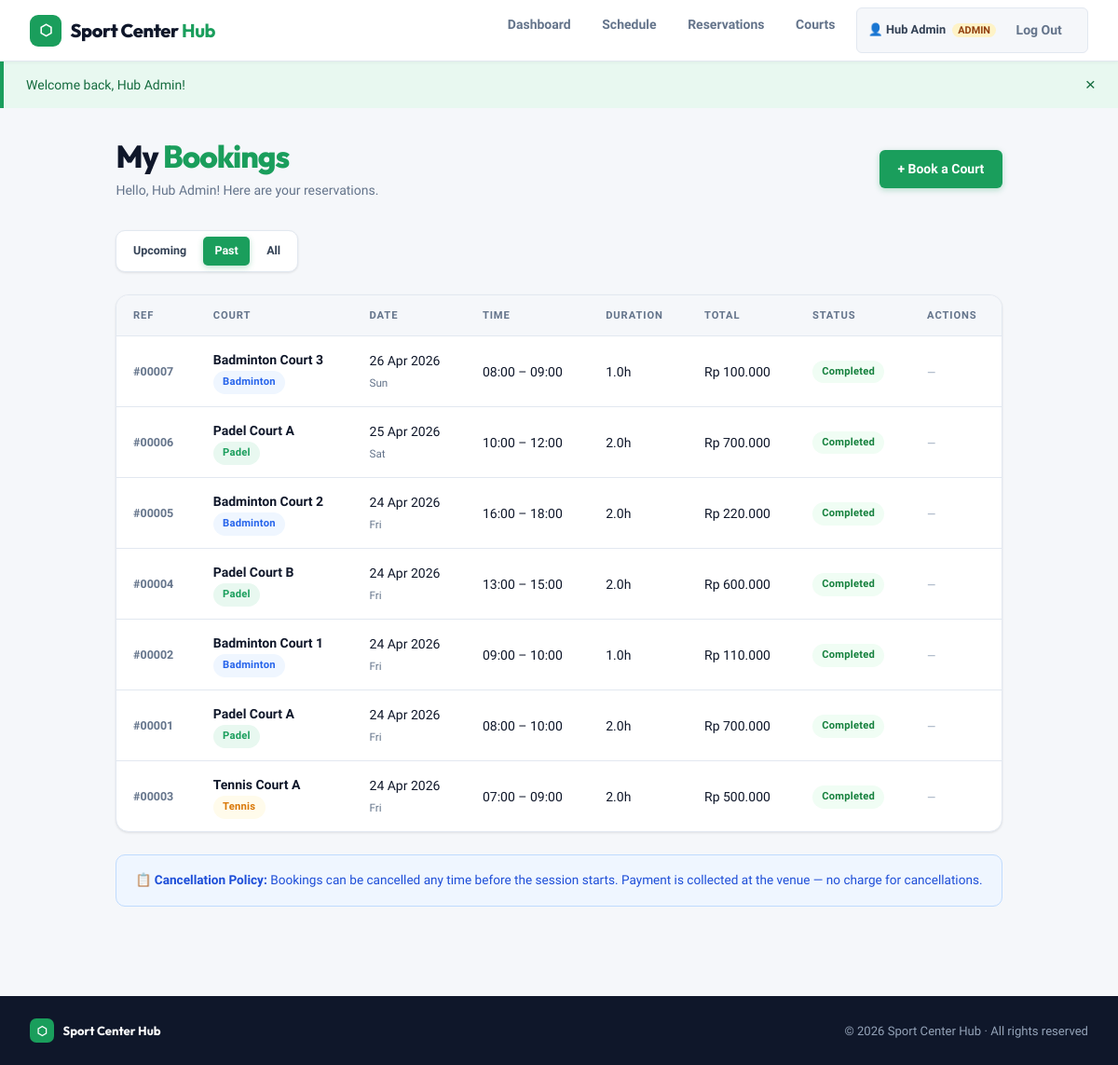
Page /my_bookings.php?filter=past (signed in) on the committed database.
### tables this page shows
CREATE TABLE IF NOT EXISTS reservations (
  id             INT AUTO_INCREMENT PRIMARY KEY,
  court_id       INT NOT NULL,
  user_id        INT NULL,
  renter_name    VARCHAR(150) NOT NULL,
  renter_phone   VARCHAR(20),
  booking_date   DATE NOT NULL,
  start_time     TIME NOT NULL,
  end_time       TIME NOT NULL,
  total_price    DECIMAL(12,2),
  status         ENUM('confirmed','cancelled') DEFAULT 'confirmed',
  notes          TEXT,
  created_at     TIMESTAMP DEFAULT CURRENT_TIMESTAMP,
  FOREIGN KEY (court_id) REFERENCES courts(id) ON DELETE CASCADE,
  FOREIGN KEY (user_id)  REFERENCES users(id) ON DELETE SET NULL,
  INDEX idx_court_date (court_id, booking_date)
);

CREATE TABLE IF NOT EXISTS courts (
  id             INT AUTO_INCREMENT PRIMARY KEY,
  name           VARCHAR(100) NOT NULL,
  type           ENUM('Padel','Badminton','Tennis') NOT NULL,
  price_per_hour DECIMAL(10,2) NOT NULL,
  description    TEXT,
  status         ENUM('active','inactive') DEFAULT 'active',
  created_at     TIMESTAMP DEFAULT CURRENT_TIMESTAMP
);

### includes/auth.php (called while the page is built, shortened)
<?php
function isAdmin(): bool {
    return ($_SESSION['user_role'] ?? '') === 'admin';
}
function currentUser(): array {
    return [
        'id'    => $_SESSION['user_id']   ?? null,
        'name'  => $_SESSION['user_name'] ?? '',
        'role'  => $_SESSION['user_role'] ?? '',
        'email' => $_SESSION['user_email']?? '',
    ];
}

### my_bookings.php (the view, shortened to what this page needs)
<?php
require_once 'includes/auth.php';
$db  = getDB();
$uid = (int)currentUser()['id'];
$filter  = $_GET['filter'] ?? 'upcoming';
$page    = max(1,(int)($_GET['p']??1));
$perPage = 10;
$offset  = ($page-1)*$perPage;
$dateFilter = match($filter) {
    'upcoming' => "AND r.booking_date >= CURDATE()",
    'past'     => "AND r.booking_date <  CURDATE()",
    default    => ""
};
$userFilter = isAdmin() ? "" : "AND r.user_id=:uid";
$cntBinds = isAdmin() ? [] : [':uid'=>$uid];
$stmt = $db->prepare("
    SELECT r.*, c.name AS court_name, c.type AS court_type, c.price_per_hour,
           TIMESTAMPDIFF(MINUTE, r.start_time, r.end_time)/60 AS duration_hours
    FROM reservations r JOIN courts c ON c.id=r.court_id
    WHERE 1=1 $userFilter $dateFilter
    ORDER BY r.booking_date DESC, r.start_time DESC
    LIMIT $perPage OFFSET $offset
");
$stmt->execute($cntBinds);
$bookings = $stmt->fetchAll();
include 'includes/header.php';
?>
<div class="page-header">
  <div>
    <h1>My <span>Bookings</span></h1>
    <p>Hello, <?= htmlspecialchars(currentUser()['name']) ?>! Here are your reservations.</p>
  </div>
  <a href="book.php" class="btn btn-primary">+ Book a Court</a>
</div>
<div style="display:flex;gap:.4rem;margin-bottom:1.5rem;background:var(--white);border:1px solid var(--border);border-radius:var(--radius);padding:.35rem;width:fit-content;box-shadow:var(--shadow-sm);">
  <?php foreach(['upcoming'=>'Upcoming','past'=>'Past','all'=>'All'] as $k=>$label): ?>
    <a href="?filter=<?= $k ?>"
       class="btn <?= $filter===$k?'btn-primary':'btn-secondary' ?> btn-sm"
       style="border:none;<?= $filter===$k?'':'background:transparent;box-shadow:none;' ?>"
    ><?= $label ?></a>
  <?php endforeach; ?>
</div>
<div class="table-card">
  <div class="table-wrapper">
    <?php if (empty($bookings)): ?>
      <div class="empty-state">
        <div class="icon">📭</div>
        <p>No <?= $filter === 'all' ? '' : $filter ?> bookings found.
          <a href="book.php">Book a court now →</a>
        </p>
      </div>
    <?php else: ?>
    <table>
      <thead>
        <tr>
          <th>Ref</th><th>Court</th><th>Date</th>
          <th>Time</th><th>Duration</th><th>Total</th>
          <th>Status</th><th>Actions</th>
        </tr>
      </thead>
      <tbody>
        <?php foreach($bookings as $r): ?>
        <?php
          $isPast   = strtotime($r['booking_date'].' '.$r['start_time']) < time();
          $canCancel= $r['status']==='confirmed' && !$isPast;
        ?>
        <tr>
          <td style="font-size:.78rem;color:var(--text3);font-weight:600;">#<?= str_pad($r['id'],5,'0',STR_PAD_LEFT) ?></td>
          <td>
            <div class="renter-name"><?= htmlspecialchars($r['court_name']) ?></div>
            <span class="badge badge-<?= strtolower($r['court_type']) ?>"><?= $r['court_type'] ?></span>
          </td>
          <td>
            <?= date('d M Y', strtotime($r['booking_date'])) ?>
            <br><small style="color:var(--text3);"><?= date('D', strtotime($r['booking_date'])) ?></small>
          </td>
          <td><?= substr($r['start_time'],0,5) ?> – <?= substr($r['end_time'],0,5) ?></td>
          <td><?= number_format($r['duration_hours'],1) ?>h</td>
          <td>Rp <?= number_format($r['total_price'],0,',','.') ?></td>
          <td>
            <?php if ($r['status']==='confirmed' && $isPast): ?>
              <span class="badge" style="background:#f0fdf4;color:#15803d;">Completed</span>
            <?php else: ?>
              <span class="badge badge-<?= $r['status'] ?>"><?= ucfirst($r['status']) ?></span>
            <?php endif; ?>
          </td>
          <td>
            <?php if ($canCancel): ?>
              <a href="my_bookings.php?cancel=<?= $r['id'] ?>" class="btn btn-danger btn-sm"
                 data-confirm="Cancel booking #<?= str_pad($r['id'],5,'0',STR_PAD_LEFT) ?>?">Cancel</a>
            <?php else: ?>
              <span style="font-size:.75rem;color:var(--text4);">—</span>
            <?php endif; ?>
          </td>
        </tr>
        <?php endforeach; ?>
      </tbody>
    </table>
    <?php endif; ?>
  </div>
</div>
<div style="margin-top:1.5rem;background:var(--blue-light);border:1px solid #bfdbfe;border-radius:var(--radius);padding:1rem 1.25rem;font-size:.85rem;color:#1d4ed8;">
  <strong>📋 Cancellation Policy:</strong> Bookings can be cancelled any time before the session starts.
  Payment is collected at the venue — no charge for cancellations.
</div>
<?php include 'includes/footer.php'; ?>

### assets/style.css (style rules this page uses)
:root { --white: #ffffff; --bg: #f5f7fa; --bg2: #eef1f6; --surface: #ffffff; --border: #e2e8f0; --border2: #cbd5e1; --green: #1a9e5c; --green-light: #e8f8f0; --green-mid: #c8edda; --green-dark: #146b3e; --green-hover: #15874e; --blue: #2563eb; --blue-light: #eff6ff; --orange: #f59e0b; --orange-light:#fffbeb; --red: #ef4444; --red-light: #fef2f2; --purple: #7c3aed; --purple-light:#f5f3ff; --text: #0f172a; --text2: #334155; --text3: #64748b; --text4: #94a3b8; --padel: #1a9e5c; --padel-bg: #e8f8f0; --badminton: #2563eb; --badminton-bg:#eff6ff; --tennis: #d97706; --tennis-bg: #fffbeb; --radius-sm: 6px; --radius: 10px; --radius-lg: 14px; --radius-xl: 20px; --shadow-sm: 0 1px 3px rgba(0,0,0,.06),0 1px 2px rgba(0,0,0,.04); --shadow: 0 4px 12px rgba(0,0,0,.08),0 2px 4px rgba(0,0,0,.04); --shadow-lg: 0 10px 30px rgba(0,0,0,.1),0 4px 8px rgba(0,0,0,.05); --nav-h: 66px; --font-head: 'Outfit', sans-serif; --font-body: 'Plus Jakarta Sans', sans-serif; }
*,*::before,*::after { box-sizing:border-box;margin:0;padding:0; }
html { font-size:16px;scroll-behavior:smooth; }
body { background:var(--bg);color:var(--text);font-family:var(--font-body);min-height:100vh;line-height:1.6; }
a { color:var(--green);text-decoration:none; }
.page-header { margin-bottom:2rem;display:flex;align-items:center;justify-content:space-between;gap:1rem;flex-wrap:wrap; }
.page-header h1 { font-family:var(--font-head);font-size:clamp(1.6rem,3vw,2.1rem);font-weight:800;color:var(--text);letter-spacing:-.03em;line-height:1.2; }
.page-header h1 span { color:var(--green); }
.page-header p { color:var(--text3);font-size:.875rem;margin-top:.3rem; }
.btn { display:inline-flex;align-items:center;gap:.4rem;padding:.6rem 1.2rem;border-radius:var(--radius-sm);border:none;cursor:pointer;font-family:var(--font-body);font-size:.875rem;font-weight:600;transition:all .15s;text-decoration:none;white-space:nowrap; }
.btn-primary { background:var(--green);color:white;box-shadow:0 2px 6px rgba(26,158,92,.3); }
.btn-secondary { background:var(--white);color:var(--text2);border:1px solid var(--border2);box-shadow:var(--shadow-sm); }
.btn-sm { padding:.36rem .75rem;font-size:.78rem;border-radius:5px; }
.table-card { background:var(--white);border:1px solid var(--border);border-radius:var(--radius-lg);overflow:hidden;box-shadow:var(--shadow-sm); }
.table-wrapper { overflow-x:auto; }
table { width:100%;border-collapse:collapse;font-size:.875rem; }
thead tr { background:var(--bg); }
th { padding:.8rem 1.1rem;text-align:left;font-size:.7rem;font-weight:700;letter-spacing:.08em;text-transform:uppercase;color:var(--text3);white-space:nowrap;border-bottom:1px solid var(--border); }
td { padding:.85rem 1.1rem;border-bottom:1px solid var(--border);vertical-align:middle; }
tbody tr:last-child td { border-bottom:none; }
.badge { display:inline-flex;align-items:center;padding:.22rem .65rem;border-radius:20px;font-size:.7rem;font-weight:700;letter-spacing:.02em; }
.badge-padel { background:var(--padel-bg);color:var(--padel); }
.badge-badminton { background:var(--badminton-bg);color:var(--badminton); }
.badge-tennis { background:var(--tennis-bg);color:var(--tennis); }
.renter-name { font-weight:700;color:var(--text); }
html { height: 100%; }
body { min-height: 100vh; display: flex; flex-direction: column; }

### rows in the picture
reservations: id "00007", court.name "Badminton Court 3", court.type "Badminton", booking_date "26 Apr 2026", booking_date "Sun", start_time "08:00", end_time "09:00", duration_hours "1.0", total_price "100.000", status "Completed"
reservations: id "00006", court.name "Padel Court A", court.type "Padel", booking_date "25 Apr 2026", booking_date "Sat", start_time "10:00", end_time "12:00", duration_hours "2.0", total_price "700.000", status "Completed"
reservations: id "00005", court.name "Badminton Court 2", court.type "Badminton", booking_date "24 Apr 2026", booking_date "Fri", start_time "16:00", end_time "18:00", duration_hours "2.0", total_price "220.000", status "Completed"
reservations: id "00004", court.name "Padel Court B", court.type "Padel", booking_date "24 Apr 2026", booking_date "Fri", start_time "13:00", end_time "15:00", duration_hours "2.0", total_price "600.000", status "Completed"
reservations: id "00002", court.name "Badminton Court 1", court.type "Badminton", booking_date "24 Apr 2026", booking_date "Fri", start_time "09:00", end_time "10:00", duration_hours "1.0", total_price "110.000", status "Completed"
reservations: id "00001", court.name "Padel Court A", court.type "Padel", booking_date "24 Apr 2026", booking_date "Fri", start_time "08:00", end_time "10:00", duration_hours "2.0", total_price "700.000", status "Completed"
reservations: id "00003", court.name "Tennis Court A", court.type "Tennis", booking_date "24 Apr 2026", booking_date "Fri", start_time "07:00", end_time "09:00", duration_hours "2.0", total_price "500.000", status "Completed"

### other values in the picture
$_u['name'] "Hub Admin"
$_SESSION['flash']['msg'] "Welcome back, Hub Admin!"
currentUser()['name'] "Hub Admin"
$label "Upcoming"
$label "Past"
$label "All"
